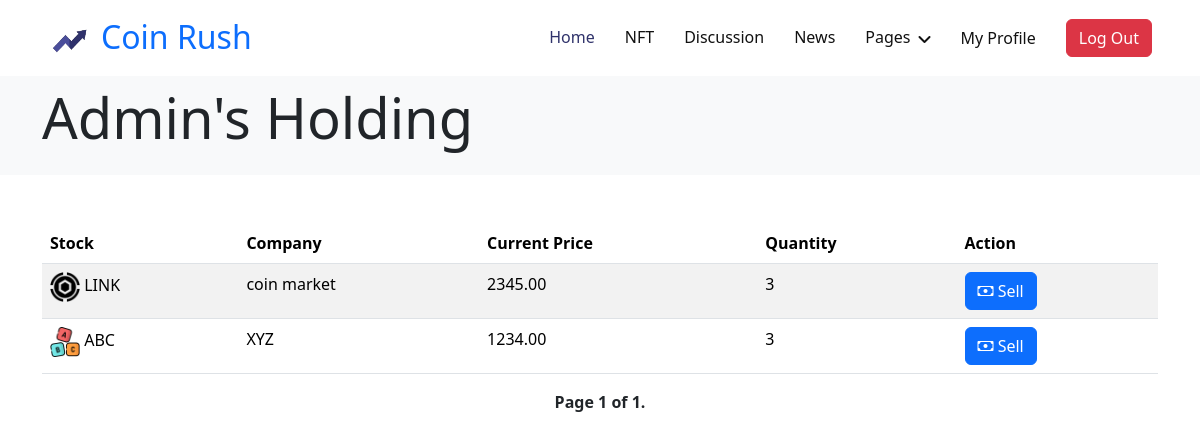
The app's page /user-holdings/ (signed in), older data.
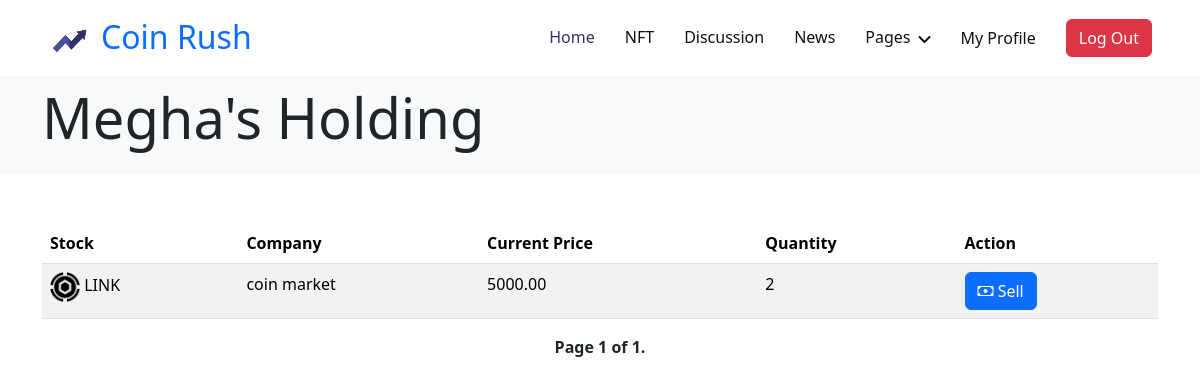
The same page, newer data.
### coinRush/models.py (models this page shows, shortened)
class User(AbstractBaseUser, PermissionsMixin):
    email = models.EmailField(default="", unique=True, blank=True, max_length=255)
    name = models.CharField(max_length=255, blank=True, default="")
    password = models.CharField(max_length=255)
    profile_pic = models.TextField(null=True, blank=True, default="")
    photo_id = models.TextField(null=True, blank=True, default="")
    is_staff = models.BooleanField(default=False)
    is_active = models.BooleanField(default=True)
    is_superuser = models.BooleanField(default=False)
    created_date = models.DateTimeField(default=timezone.now)
    last_login = models.DateTimeField(blank=True, null=True)
    wallet = models.DecimalField(max_digits=10, decimal_places=2, default=0.0)
    liked_news = models.ManyToManyField("News", blank=True, null=True)
    objects = AuthUserManager()
    USERNAME_FIELD = "email"
    EMAIL_FIELD = "email"
    REQUERIES_FIELD = []
    class Meta:
        verbose_name = "User"
        verbose_name_plural = "Users"
    def get_short_name(self):
        return self.name or self.email.split("@")[0]

class UserHolding(models.Model):
    user = models.ForeignKey(User, on_delete=models.CASCADE)
    stock = models.ForeignKey(Stock, on_delete=models.CASCADE)
    quantity = models.PositiveIntegerField(default=0)

class Stock(models.Model):
    symbol = models.CharField(max_length=10, unique=True)
    company_name = models.CharField(max_length=255)
    current_price = models.DecimalField(max_digits=10, decimal_places=2)
    market_cap = models.DecimalField(max_digits=10, decimal_places=2)
    last_updated = models.DateTimeField(auto_now=True)
    image = models.ImageField(upload_to="stock_pics/", blank=True, null=True)
    def __str__(self):
        return self.symbol

### coinRush/views.py (the view, shortened to what this page needs)
# urls.py: path("user-holdings/", views.user_holdings, name="user-holdings"),
@login_required(login_url="/login/")
def user_holdings(request):
    holdings = UserHolding.objects.filter(user=request.user)
    sell_form = SellStockForm()
    items_per_page = 10
    paginator = Paginator(holdings, items_per_page)
    page = request.GET.get("page")
    try:
        holdings_page = paginator.page(page)
    except PageNotAnInteger:
        holdings_page = paginator.page(1)
    except EmptyPage:
        holdings_page = paginator.page(paginator.num_pages)
    return render(
        request,
        "userholding/user_holdings.html",
        {"user": request.user, "holdings": holdings_page, "sell_form": sell_form},
    )

### coinRush/templates/userholding/user_holdings.html (shortened to what this page needs)
{% extends "Base/base.html" %}
{% load static %}
{% block banner %}
    <div class="container-fluid hero-header bg-light py-2 mb-5">
        <div class="container ">
            <div class="row g-5 align-items-center">
                <div class="col-lg-9">
                    <h1 class="display-4 mb-3 animated slideInDown">{{ user.get_short_name |capfirst }}'s Holding</h1>
                </div>
                <div class="col-lg-3 animated fadeIn">
                </div>
            </div>
        </div>
    </div>
{% endblock %}
{% block content %}
    <div class="container">
        {% if holdings %}
            <div class="table-responsive">
                <table class="table table-striped">
                    <thead>
                    <tr>
                        <th>Stock</th>
                        <th>Company</th>
                        <th>Current Price</th>
                        <th>Quantity</th>
                        <th>Action</th>
                    </tr>
                    </thead>
                    <tbody>
                    {% for holding in holdings %}
                        <tr>
                            <td><img src="{{ holding.stock.image.url }}" alt="{{ holding.stock.symbol }}" width="30"
                                     height="30"> {{ holding.stock }}</td>
                            <td>{{ holding.stock.company_name }}</td>
                            <td>{{ holding.stock.current_price }}</td>
                            <td>{{ holding.quantity }}</td>
                            <td>
                                <button type="button" class="btn btn-primary" data-bs-toggle="modal"
                                        data-bs-target="#sellModel{{ holding.stock.id }}">
                                    <i class="bi bi-cash"></i> Sell
                                </button>
                            </td>
                        </tr>
                    {% endfor %}
                    </tbody>
                </table>
            </div>
            <div class="pagination justify-content-center mb-5">
        <span class="step-links">
            <span class="current fw-bold">
                Page {{ holdings.number }} of {{ holdings.paginator.num_pages }}.
            </span>
        </span>
            </div>
        {% else %}
            <p class="fw-bold text-primary mb-5" style="font-size: 40px">No current holdings</p>
        {% endif %}
    </div>
{% endblock %}

Row changes from the older to the newer data that the page shows:
removed UserHolding: stock.image (picture), stock "ABC", stock.company_name "XYZ", stock.current_price "1234.00", quantity "3"
changed User: get_short_name "Admin" → "Megha"
changed UserHolding "LINK": stock.current_price "2345.00" → "5000.00"; quantity "3" → "2"
